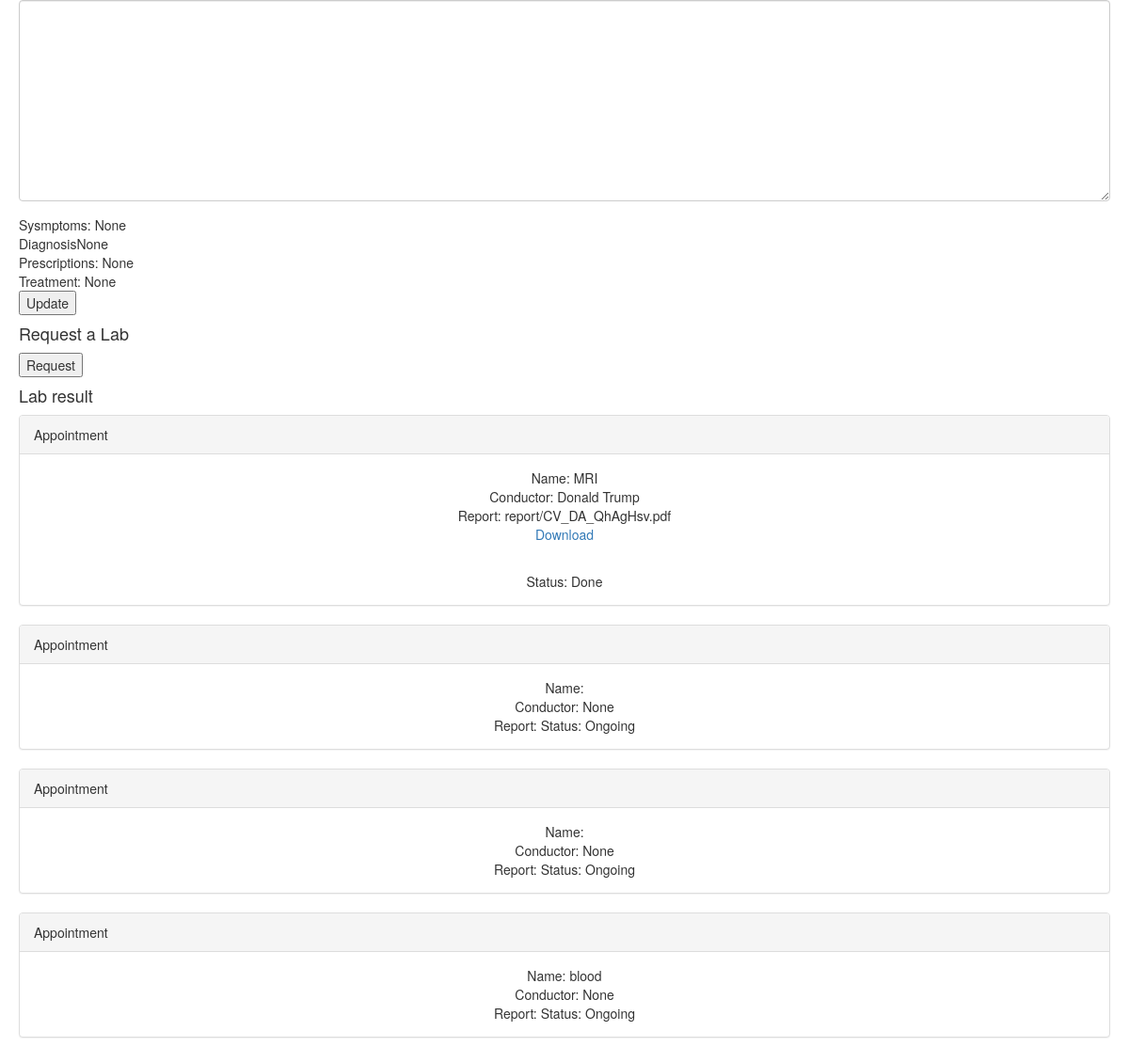
The page /doc/edit_schedule/2/ (signed in, lower part) on the database as committed earlier.
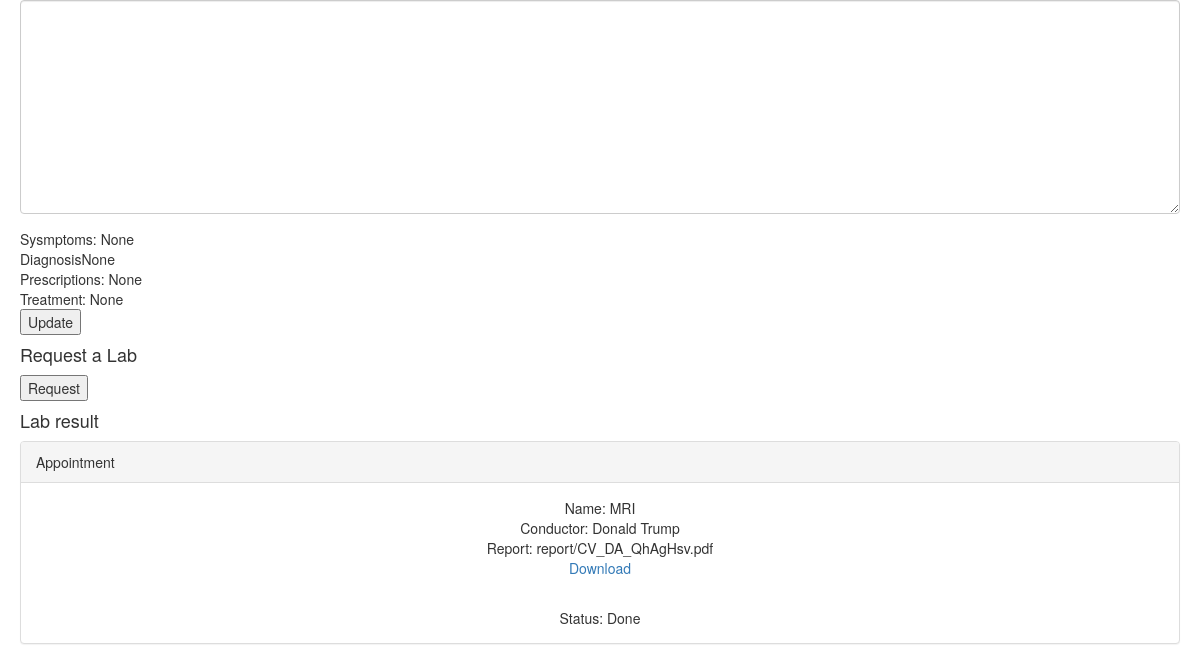
The same page on the database as committed later.
### health/models.py (models this page shows, shortened)
class LabTest(models.Model):
    id = models.AutoField(db_column='ID', primary_key=True)  # Field name made lowercase.
    done = models.BooleanField(default=False)
    patient = models.ForeignKey(settings.AUTH_USER_MODEL, on_delete=models.CASCADE, db_column='patient')
    doctor = models.ForeignKey(settings.AUTH_USER_MODEL, on_delete=models.CASCADE, db_column='doctor',related_name='doc')
    name = models.CharField(max_length=255,null=True,blank=True)
    conductor = models.ForeignKey(settings.AUTH_USER_MODEL, models.DO_NOTHING, db_column='conductor',related_name='conduct',null=True,blank=True)
    report = models.FileField(upload_to='report/',validators=[FileExtensionValidator(allowed_extensions=['pdf'])],null=True,blank=True)
    class Meta:
        db_table = 'Lab test'

class User(AbstractUser):
    USER_TYPE_CHOICES = (
      (1, 'Doctor'),
      (2, 'Lab People'),
      (3, 'Receptionist'),
      (4, 'Patient'),
      (5, 'Administration'),
    )
    user_type = models.PositiveSmallIntegerField(choices=USER_TYPE_CHOICES,null=True)
    sex = models.BooleanField(blank=True, null=True)
    tel_no = models.CharField(max_length=255, blank=True, null=True)
    dob = models.DateField(db_column='DOB', blank=True, null=True)
    address = models.CharField(max_length=255, blank=True, null=True)
    REQUIRED_FIELDS = ['user_type','email',]
    def __str__(self):
        return self.first_name + " " + self.last_name

### health/views.py (the view, shortened to what this page needs)
# urls.py: path('doc/edit_schedule/<int:scheduleID>/',views.edit_schedule,name='edit_schedule'),
@login_required
def edit_schedule(request,scheduleID):
    context_dict = {}
    context_dict['current'] = request.user
    try:
        schedule = Schedule.objects.get(id=scheduleID)
        patient = schedule.patient
        lab_test = LabTest.objects.filter(patient=patient).exclude(name=None)
        context_dict['lab'] = lab_test
        context_dict['schedule'] = schedule
        context_dict['patient'] = patient
    except Schedule.DoesNotExist:
        return redirect('doc_schedule_result', patient)
    noteform = NoteForm()
    context_dict['form'] = noteform
    return render(request,'health/edit_schedule.html',context_dict)

### health/forms.py
class NoteForm(forms.ModelForm):
    class Meta:
        model = Schedule
        fields = ('sysmptoms','treatment','prescriptions','diagnosis',)

### templates/health/edit_schedule.html (shortened to what this page needs)
{% extends 'health/base.html' %}
{% load static %}
{% load widget_tweaks %}
{% block headblock %}
  <link rel="stylesheet" href="https://maxcdn.bootstrapcdn.com/bootstrap/3.4.0/css/bootstrap.min.css">
  <link href="{% static "css/schedule_panel.css" %}" rel="stylesheet">
{% endblock %}
{% block bodyblock %}
<div>
  <form method="post" action=".">
    <div>
      {% for field in form.visible_fields %}
        <div class="form-group">
          {{ field|add_class:'form-control' }}
        </div>
      {% endfor %}
      Sysmptoms: {{schedule.sysmptoms}}<br>
      Diagnosis{{schedule.diagnosis}}<br>
      Prescriptions: {{schedule.prescriptions}}<br>
      Treatment: {{schedule.treatment}}<br>
      <input type="submit" value="Update" />
    </div>
  </form>
  <div>
    <h4>Request a Lab</h4>
    <form action="{% url 'request_lab' schedule.id %}">
      <input type="submit" value="Request" />
    </form>
  </div>
  <div>
    {% if lab %}
      <h4>Lab result</h4>
      {% for l in lab %}
      <div class="panel panel-default">
        <div class="panel-heading">Appointment</div>
        <div class="panel-body" style="text-align:center">
          Name: {{l.name}}<br>
          Conductor: {{l.conductor}}<br>
          Report: {{l.report}}
          {% if l.report %}
          <p><a href="{{l.report.url}}">Download</a></p><br>
          {% endif %}
          Status:
          {% if l.done %}
          Done
          {% else %}
          Ongoing
          {% endif %}
        </div>
      </div>
      {% endfor %}
    {% endif %}
  </div>
{%endblock%}

Rows that differ between the two databases and show on the page:
removed LabTest: conductor "None", done "Ongoing"
removed LabTest: conductor "None", done "Ongoing"
removed LabTest: name "blood", conductor "None", done "Ongoing"
